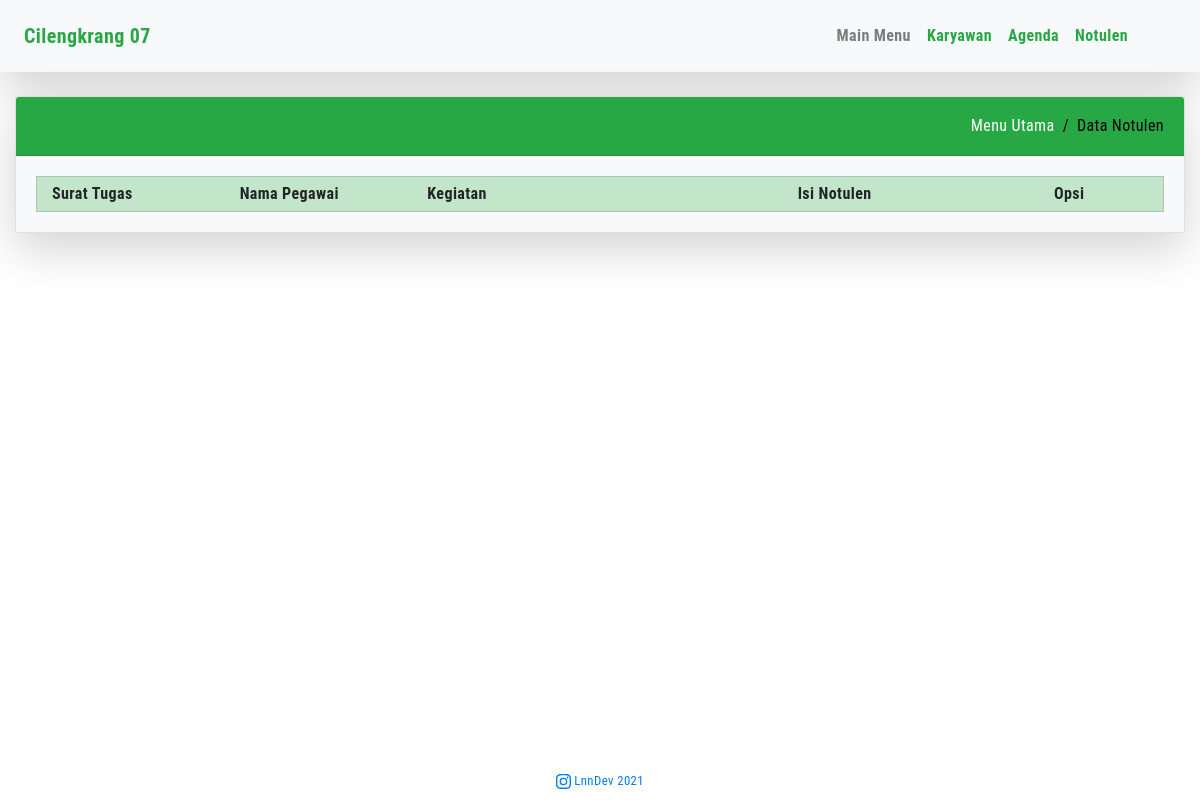
The app's page /show_notulen.php, older data.
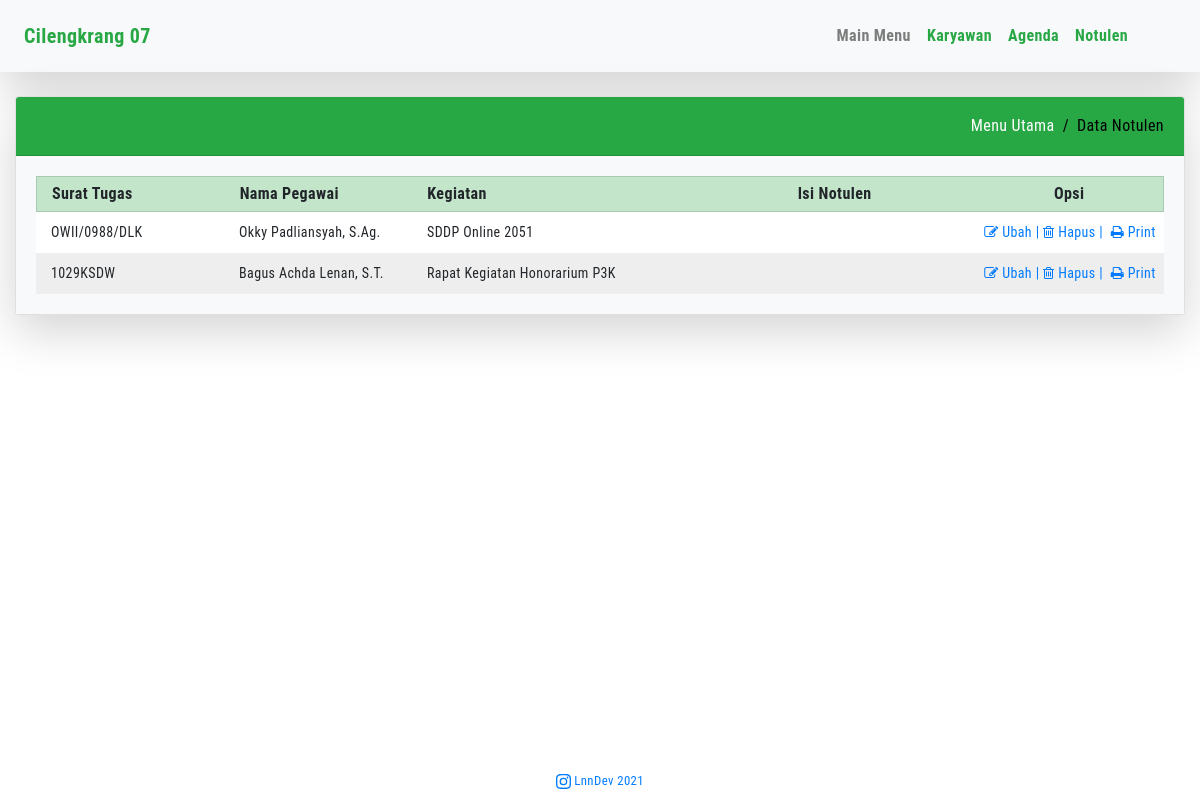
The same page, newer data.
### tables this page shows
CREATE TABLE `data_notulen` (
  `id` int(11) NOT NULL,
  `isi_notulen` varchar(1000) NOT NULL,
  `id_agenda` int(11) NOT NULL,
  `created_at` timestamp NOT NULL DEFAULT current_timestamp(),
  `updated_at` datetime DEFAULT current_timestamp() ON UPDATE current_timestamp()
);

CREATE TABLE `data_agenda` (
  `id` int(11) NOT NULL,
  `dasar_surat` varchar(30) NOT NULL,
  `lokasi` varchar(30) NOT NULL,
  `kegiatan` varchar(100) NOT NULL,
  `tgl_mulai` date NOT NULL,
  `tgl_selesai` date NOT NULL,
  `jam_mulai` time NOT NULL,
  `jam_selesai` time NOT NULL,
  `pengikut_a` varchar(30) NOT NULL,
  `pengikut_b` varchar(30) NOT NULL,
  `pengikut_c` varchar(30) NOT NULL,
  `nip_a` bigint(18) NOT NULL,
  `nip_b` bigint(18) NOT NULL,
  `nip_c` bigint(18) NOT NULL,
  `id_asn` int(11) NOT NULL,
  `created_at` timestamp NOT NULL DEFAULT current_timestamp(),
  `updated_at` datetime DEFAULT current_timestamp() ON UPDATE current_timestamp()
);

CREATE TABLE `data_asn` (
  `id` int(3) NOT NULL,
  `name` varchar(50) NOT NULL,
  `nip` decimal(18,0) NOT NULL,
  `tempatlahir` varchar(30) NOT NULL,
  `tanggallahir` date NOT NULL,
  `golongan` varchar(30) NOT NULL,
  `jabatan` varchar(50) NOT NULL
);

### show_notulen.php (the view, shortened to what this page needs)
<!DOCTYPE html>
<html lang="id">
<head>
	<?php
	include 'head.php';
	?>
</head>
<body>
	<?php
	require_once 'process_asn.php';
	include 'menu.php';
	?>
	<?php
	$result = $mysqli->query("SELECT data_notulen.id, data_notulen.isi_notulen, data_notulen.id_agenda, data_notulen.file_name, data_agenda.dasar_surat, data_agenda.lokasi, data_agenda.kegiatan, data_agenda.id_asn, data_asn.name FROM data_notulen JOIN data_agenda ON data_notulen.id_agenda = data_agenda.id JOIN data_asn ON data_agenda.id_asn = data_asn.id ORDER BY data_notulen.created_at DESC") or die($mysqli->error);
	?>
	<div class="container-fluid">
		<br>
		<div class="card shadow-lg">
			<div class="card-header bg-success text-white">
				<div class="d-flex top-breadcrumb">
					<div>
						<ol class="breadcrumb">
							<li class="breadcrumb-item"><a href="index.php">Menu Utama</a></li>
							<li class="breadcrumb-item active" aria-current="page">Data Notulen</li>
						</ol>
					</div>
				</div>
			</div>
			<div class="card-body bg-light">
				<div class="row grid-head d-flex align-items-center">
					<div class="col-12 col-lg-2">
						<strong>Surat Tugas</strong>
					</div>
					<div class="col-12 col-lg-2">
						<strong>Nama Pegawai</strong>
					</div>
					<div class="col-12 col-lg-3">
						<strong>Kegiatan</strong>
					</div>
					<div class="col-12 col-lg-3 text-center">
						<strong>Isi Notulen</strong>
					</div>
					<div class="col-12 col-lg-2 text-center">
						<strong>Opsi</strong>
					</div>
				</div>
				<?php while ($row = $result->fetch_assoc()) : ?>
					<div class="row grid-body">
						<div class="col-12 col-lg-2">
							<?php echo $row['dasar_surat']; ?>
						</div>
						<div class="col-12 col-lg-2">
							<?php echo $row['name']; ?>
						</div>
						<div class="col-12 col-lg-3">
							<?php echo $row['kegiatan']; ?>
						</div>
						<div class="col-12 col-lg-3">
						</div>
						<div class="col-12 col-lg-2 text-center px-0">
							<a href="" data-toggle="modal" data-target="#editNotulen<?php echo $row['id']; ?>" class="ml-1">
								<i class="fa fa-pencil-square-o" aria-hidden="true" data-toggle="tooltip" data-placement="bottom" title="Cetak"></i> Ubah |
							</a>
							<a href="" data-toggle="modal" data-target="#hapusNotulen-<?php echo $row['id']; ?>" class="mr-1">
								<i class="fa fa-trash-o" aria-hidden="true" data-toggle="tooltip" data-placement="bottom" title="Hapus"></i> Hapus |
							</a>
							<a href="" data-toggle="modal" data-target="#cetakSspd<?php echo $row['id']; ?>" class="mr-1">
								<i class="fa fa-print" aria-hidden="true" data-toggle="tooltip" data-placement="bottom" title="Cetak"></i> Print
							</a>
						</div>
					</div>
				<?php endwhile; ?>
			</div>
		</div>
	</div>
	<?php
	include 'footer.php';
	?>
</body>
</html>

Row changes from the older to the newer data that the page shows:
added data_notulen: id_agenda.dasar_surat "OWII/0988/DLK", data_asn.name "Okky Padliansyah, S.Ag.", id_agenda.kegiatan "SDDP Online 2051"
added data_notulen: id_agenda.dasar_surat "1029KSDW", data_asn.name "Bagus Achda Lenan, S.T.", id_agenda.kegiatan "Rapat Kegiatan Honorarium P3K"
